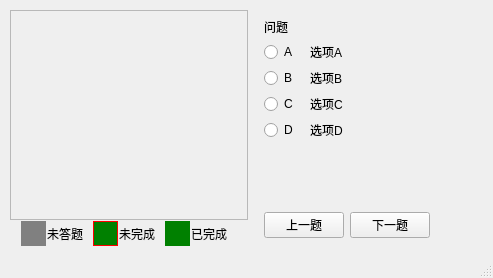
<?xml version="1.0" encoding="UTF-8"?>
<ui version="4.0">
 <class>MainWindow</class>
 <widget class="QMainWindow" name="MainWindow">
  <property name="geometry">
   <rect>
    <x>0</x>
    <y>0</y>
    <width>493</width>
    <height>278</height>
   </rect>
  </property>
  <property name="windowTitle">
   <string>MainWindow</string>
  </property>
  <widget class="QWidget" name="centralwidget">
   <layout class="QGridLayout" name="gridLayout">
    <item row="0" column="0">
     <widget class="QWidget" name="widgetStatus" native="true">
      <property name="minimumSize">
       <size>
        <width>240</width>
        <height>0</height>
       </size>
      </property>
      <property name="maximumSize">
       <size>
        <width>240</width>
        <height>16777215</height>
       </size>
      </property>
      <layout class="QGridLayout" name="gridLayout_2">
       <property name="leftMargin">
        <number>1</number>
       </property>
       <property name="topMargin">
        <number>1</number>
       </property>
       <property name="rightMargin">
        <number>1</number>
       </property>
       <property name="bottomMargin">
        <number>1</number>
       </property>
       <property name="spacing">
        <number>1</number>
       </property>
       <item row="0" column="0">
        <widget class="QFrame" name="frameNav">
         <property name="frameShape">
          <enum>QFrame::StyledPanel</enum>
         </property>
         <property name="frameShadow">
          <enum>QFrame::Raised</enum>
         </property>
        </widget>
       </item>
       <item row="1" column="0">
        <layout class="QHBoxLayout" name="horizontalLayout">
         <property name="spacing">
          <number>1</number>
         </property>
         <property name="sizeConstraint">
          <enum>QLayout::SetMinimumSize</enum>
         </property>
         <item>
          <spacer name="spacerHStatusL">
           <property name="orientation">
            <enum>Qt::Horizontal</enum>
           </property>
           <property name="sizeHint" stdset="0">
            <size>
             <width>40</width>
             <height>20</height>
            </size>
           </property>
          </spacer>
         </item>
         <item>
          <widget class="QPushButton" name="btnUnknown">
           <property name="enabled">
            <bool>false</bool>
           </property>
           <property name="minimumSize">
            <size>
             <width>25</width>
             <height>25</height>
            </size>
           </property>
           <property name="maximumSize">
            <size>
             <width>25</width>
             <height>25</height>
            </size>
           </property>
           <property name="styleSheet">
            <string notr="true">border:1px solid gray;
background-color:gray;</string>
           </property>
           <property name="text">
            <string/>
           </property>
          </widget>
         </item>
         <item>
          <widget class="QLabel" name="labelUnknown">
           <property name="minimumSize">
            <size>
             <width>45</width>
             <height>25</height>
            </size>
           </property>
           <property name="maximumSize">
            <size>
             <width>45</width>
             <height>25</height>
            </size>
           </property>
           <property name="text">
            <string>未答题</string>
           </property>
          </widget>
         </item>
         <item>
          <widget class="QPushButton" name="btnUndone">
           <property name="minimumSize">
            <size>
             <width>25</width>
             <height>25</height>
            </size>
           </property>
           <property name="maximumSize">
            <size>
             <width>25</width>
             <height>25</height>
            </size>
           </property>
           <property name="styleSheet">
            <string notr="true">border:1px solid red;
background-color: green;</string>
           </property>
           <property name="text">
            <string/>
           </property>
          </widget>
         </item>
         <item>
          <widget class="QLabel" name="labelUndone">
           <property name="minimumSize">
            <size>
             <width>45</width>
             <height>25</height>
            </size>
           </property>
           <property name="maximumSize">
            <size>
             <width>45</width>
             <height>25</height>
            </size>
           </property>
           <property name="text">
            <string>未完成</string>
           </property>
          </widget>
         </item>
         <item>
          <widget class="QPushButton" name="btnDone">
           <property name="minimumSize">
            <size>
             <width>25</width>
             <height>25</height>
            </size>
           </property>
           <property name="maximumSize">
            <size>
             <width>25</width>
             <height>25</height>
            </size>
           </property>
           <property name="styleSheet">
            <string notr="true">border:1px solid green;
background-color: green;</string>
           </property>
           <property name="text">
            <string/>
           </property>
          </widget>
         </item>
         <item>
          <widget class="QLabel" name="labelDone">
           <property name="minimumSize">
            <size>
             <width>45</width>
             <height>25</height>
            </size>
           </property>
           <property name="maximumSize">
            <size>
             <width>45</width>
             <height>25</height>
            </size>
           </property>
           <property name="text">
            <string>已完成</string>
           </property>
          </widget>
         </item>
         <item>
          <spacer name="spacerHStatusR">
           <property name="orientation">
            <enum>Qt::Horizontal</enum>
           </property>
           <property name="sizeHint" stdset="0">
            <size>
             <width>40</width>
             <height>20</height>
            </size>
           </property>
          </spacer>
         </item>
        </layout>
       </item>
      </layout>
     </widget>
    </item>
    <item row="0" column="1">
     <widget class="QWidget" name="widgetAnswer" native="true">
      <layout class="QGridLayout" name="gridLayout_3">
       <item row="0" column="0">
        <layout class="QGridLayout" name="layoutGQA">
         <item row="1" column="0">
          <widget class="QRadioButton" name="radioBtnA">
           <property name="minimumSize">
            <size>
             <width>40</width>
             <height>0</height>
            </size>
           </property>
           <property name="maximumSize">
            <size>
             <width>40</width>
             <height>16777215</height>
            </size>
           </property>
           <property name="text">
            <string>A</string>
           </property>
          </widget>
         </item>
         <item row="1" column="1">
          <widget class="QLabel" name="labelA">
           <property name="text">
            <string>选项A</string>
           </property>
           <property name="wordWrap">
            <bool>true</bool>
           </property>
          </widget>
         </item>
         <item row="2" column="0">
          <widget class="QRadioButton" name="radioBtnB">
           <property name="minimumSize">
            <size>
             <width>40</width>
             <height>0</height>
            </size>
           </property>
           <property name="maximumSize">
            <size>
             <width>40</width>
             <height>16777215</height>
            </size>
           </property>
           <property name="text">
            <string>B</string>
           </property>
          </widget>
         </item>
         <item row="2" column="1">
          <widget class="QLabel" name="labelB">
           <property name="text">
            <string>选项B</string>
           </property>
           <property name="wordWrap">
            <bool>true</bool>
           </property>
          </widget>
         </item>
         <item row="3" column="0">
          <widget class="QRadioButton" name="radioBtnC">
           <property name="minimumSize">
            <size>
             <width>40</width>
             <height>0</height>
            </size>
           </property>
           <property name="maximumSize">
            <size>
             <width>40</width>
             <height>16777215</height>
            </size>
           </property>
           <property name="text">
            <string>C</string>
           </property>
          </widget>
         </item>
         <item row="3" column="1">
          <widget class="QLabel" name="labelC">
           <property name="text">
            <string>选项C</string>
           </property>
           <property name="wordWrap">
            <bool>true</bool>
           </property>
          </widget>
         </item>
         <item row="4" column="0">
          <widget class="QRadioButton" name="radioBtnD">
           <property name="minimumSize">
            <size>
             <width>40</width>
             <height>0</height>
            </size>
           </property>
           <property name="maximumSize">
            <size>
             <width>40</width>
             <height>16777215</height>
            </size>
           </property>
           <property name="text">
            <string>D</string>
           </property>
          </widget>
         </item>
         <item row="4" column="1">
          <widget class="QLabel" name="labelD">
           <property name="text">
            <string>选项D</string>
           </property>
           <property name="wordWrap">
            <bool>true</bool>
           </property>
          </widget>
         </item>
         <item row="0" column="0" colspan="2">
          <widget class="QLabel" name="labelQuestion">
           <property name="text">
            <string>问题</string>
           </property>
           <property name="wordWrap">
            <bool>true</bool>
           </property>
          </widget>
         </item>
        </layout>
       </item>
       <item row="1" column="0">
        <spacer name="spacerVQuestion">
         <property name="orientation">
          <enum>Qt::Vertical</enum>
         </property>
         <property name="sizeHint" stdset="0">
          <size>
           <width>20</width>
           <height>0</height>
          </size>
         </property>
        </spacer>
       </item>
       <item row="2" column="0">
        <layout class="QHBoxLayout" name="layoutHNext">
         <item>
          <widget class="QPushButton" name="btnPrevious">
           <property name="text">
            <string>上一题</string>
           </property>
          </widget>
         </item>
         <item>
          <widget class="QPushButton" name="btnNext">
           <property name="text">
            <string>下一题</string>
           </property>
          </widget>
         </item>
         <item>
          <spacer name="spacerHNextBtn">
           <property name="orientation">
            <enum>Qt::Horizontal</enum>
           </property>
           <property name="sizeHint" stdset="0">
            <size>
             <width>40</width>
             <height>20</height>
            </size>
           </property>
          </spacer>
         </item>
        </layout>
       </item>
      </layout>
     </widget>
    </item>
   </layout>
  </widget>
  <widget class="QMenuBar" name="menubar">
   <property name="geometry">
    <rect>
     <x>0</x>
     <y>0</y>
     <width>493</width>
     <height>25</height>
    </rect>
   </property>
  </widget>
  <widget class="QStatusBar" name="statusbar"/>
 </widget>
 <resources/>
 <connections/>
</ui>
